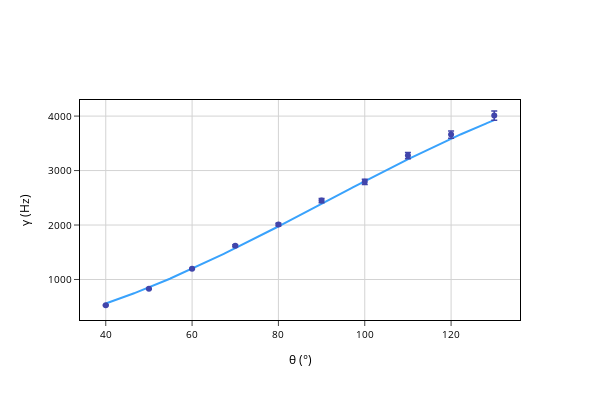

The cell this chart's notebook holds for it:
### Code cell
# plot fit gamma teta

fig = go.Figure()

X,Y = gammatetafit.draw()
fig.add_trace(go.Scatter(x=X, y=Y, mode='lines',line_color=px.colors.sequential.Turbo[3], showlegend=False,hoverinfo='skip'))

fig.add_trace(go.Scatter(x=TETA,y=GAMMA, mode='markers',showlegend=False,
    marker=dict(color=px.colors.sequential.Turbo[1]),
    error_y=dict( 
        type='data', 
        array=sigmaGAMMA, 
        color=px.colors.sequential.Turbo[1],
        thickness=1.5, 
        width=3, 
    )))

fig.update_layout(
    # xaxis_type="log",
    yaxis_title="γ (Hz)",
    xaxis_title="θ (°)",
    # title='g<sup>2</sup>(τ) vs t',
    # xaxis=dict(range=[np.log10(0.0001), np.log10(0.010)]),
    width=600,
    height=400,
    # title={
    #     'text': "γ = 2DQ<sup>2</sup>(θ)",
    #     'y':0.8,
    #     'x':0.5,
    #     'xanchor': 'center',
    #     'yanchor': 'top',
    #     'font':dict(size=15)
    # },
    plot_bgcolor='white',
    font=dict(
        #family="Courier New, monospace",
        size=10,
        color="Black"
    ),
        # yaxis=dict(range=[0, 0.06])
)

fig.update_xaxes(
    mirror=True,
    ticks='outside',
    showline=True,
    linecolor='black',
    gridcolor='lightgrey'
)
# fig.update_layout(font=dict(size=10))
fig.update_yaxes(
    mirror=True,
    ticks='outside',
    showline=True,
    linecolor='black',
    gridcolor='lightgrey'
)

fig.show()

### Figure 1 — Plotly figure (JSON) as saved in the notebook; plotly's stock layout.template omitted (floating-point values rounded to 4 significant figures; data arrays with more than 128 entries replaced by an {"elided": "..."} marker saying what was removed)
{"data": [{"hoverinfo": "skip", "line": {"color": "#39a2fc"}, "mode": "lines", "showlegend": false, "type": "scatter", "x": {"elided": "1000 float values"}, "y": {"elided": "1000 float values"}}, {"error_y": {"array": [9.485, 7.026, 11.12, 18.26, 25.66, 37.55, 46.49, 57.72, 66.83, 84.09], "color": "#4145ab", "thickness": 1.5, "type": "data", "width": 3}, "marker": {"color": "#4145ab"}, "mode": "markers", "showlegend": false, "type": "scatter", "x": [40, 50, 60, 70, 80, 90, 100, 110, 120, 130], "y": [527.1, 829.6, 1197.0, 1621.0, 2009.0, 2448.0, 2792.0, 3274.0, 3661.0, 4009.0]}], "layout": {"font": {"color": "Black", "size": 10}, "height": 400, "plot_bgcolor": "white", "width": 600, "xaxis": {"gridcolor": "lightgrey", "linecolor": "black", "mirror": true, "showline": true, "ticks": "outside", "title": {"text": "θ (°)"}}, "yaxis": {"gridcolor": "lightgrey", "linecolor": "black", "mirror": true, "showline": true, "ticks": "outside", "title": {"text": "γ (Hz)"}}}}
